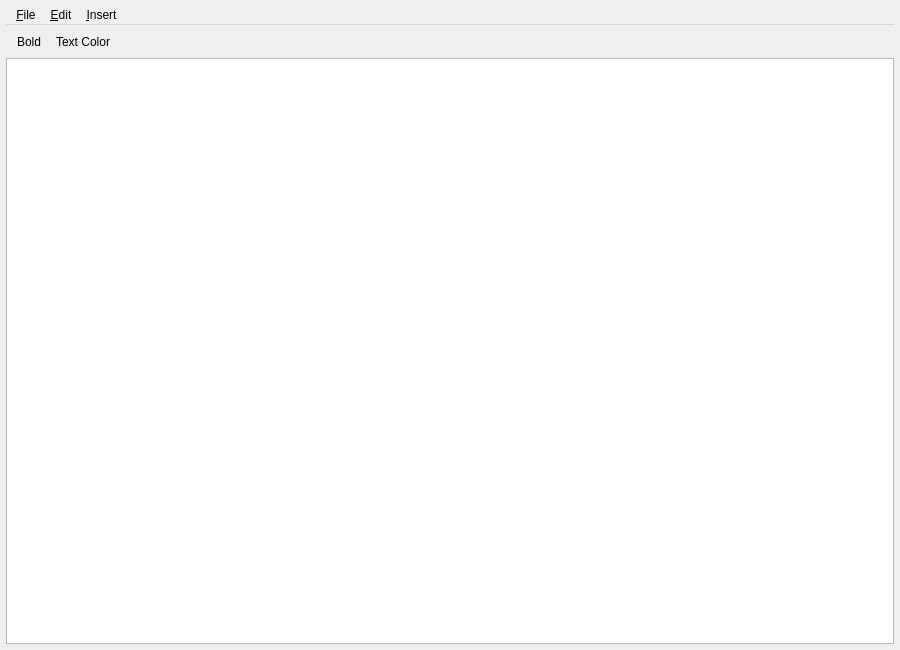
<?xml version="1.0" encoding="UTF-8"?>
<ui version="4.0">
 <class>HTMLDialog</class>
 <widget class="QDialog" name="HTMLDialog">
  <property name="geometry">
   <rect><x>0</x><y>0</y><width>900</width><height>650</height></rect>
  </property>
  <property name="windowTitle">
   <string>HTML Editor Dialog</string>
  </property>
  <layout class="QVBoxLayout" name="verticalLayout">
   <property name="spacing"><number>2</number></property>
   <property name="leftMargin"><number>6</number></property>
   <property name="topMargin"><number>6</number></property>
   <property name="rightMargin"><number>6</number></property>
   <property name="bottomMargin"><number>6</number></property>
   <item>
    <widget class="QMenuBar" name="menuBar">
     <property name="maximumSize">
      <size><width>16777215</width><height>25</height></size>
     </property>
     <widget class="QMenu" name="menuFile">
      <property name="title"><string>&amp;File</string></property>
      <addaction name="actionNew"/>
      <addaction name="actionOpen"/>
      <addaction name="actionSave"/>
      <addaction name="actionSaveAs"/>
     </widget>
     <widget class="QMenu" name="menuEdit">
      <property name="title"><string>&amp;Edit</string></property>
      <addaction name="actionCut"/>
      <addaction name="actionCopy"/>
      <addaction name="actionPaste"/>
      <addaction name="addSeparator"/>
      <addaction name="actionToggleWrap"/>
     </widget>
     <widget class="QMenu" name="menuInsert">
      <property name="title"><string>&amp;Insert</string></property>
      <addaction name="actionInsertLink"/>
      <addaction name="actionInsertImage"/>
      <addaction name="actionInsertDiv"/>
     </widget>
     <addaction name="menuFile"/>
     <addaction name="menuEdit"/>
     <addaction name="menuInsert"/>
    </widget>
   </item>
   <item>
    <widget class="QToolBar" name="formatToolBar">
     <property name="windowTitle"><string>Formatting Toolbar</string></property>
     <property name="movable"><bool>false</bool></property>
     <addaction name="actionBold"/>
     <addaction name="actionColor"/>
    </widget>
   </item>
   <item>
    <widget class="QTextEdit" name="editor">
     <property name="acceptRichText"><bool>true</bool></property>
    </widget>
   </item>
  </layout>
  <action name="actionNew">
   <property name="text"><string>&amp;New Document</string></property>
   <property name="shortcut"><string>Ctrl+N</string></property>
  </action>
  <action name="actionOpen">
   <property name="text"><string>&amp;Open File...</string></property>
   <property name="shortcut"><string>Ctrl+O</string></property>
  </action>
  <action name="actionSave">
   <property name="text"><string>&amp;Save</string></property>
   <property name="shortcut"><string>Ctrl+S</string></property>
  </action>
  <action name="actionSaveAs">
   <property name="text"><string>Save &amp;As...</string></property>
  </action>
  <action name="actionCut">
   <property name="text"><string>Cu&amp;t</string></property>
   <property name="shortcut"><string>Ctrl+X</string></property>
  </action>
  <action name="actionCopy">
   <property name="text"><string>&amp;Copy</string></property>
   <property name="shortcut"><string>Ctrl+C</string></property>
  </action>
  <action name="actionPaste">
   <property name="text"><string>&amp;Paste</string></property>
   <property name="shortcut"><string>Ctrl+V</string></property>
  </action>
  <action name="actionToggleWrap">
   <property name="text"><string>Word Wrap: ON</string></property>
  </action>
  <action name="actionBold">
   <property name="text"><string>Bold</string></property>
   <property name="shortcut"><string>Ctrl+B</string></property>
  </action>
  <action name="actionColor">
   <property name="text"><string>Text Color</string></property>
  </action>
  <action name="actionInsertLink">
   <property name="text"><string>Hyperlink...</string></property>
  </action>
  <action name="actionInsertImage">
   <property name="text"><string>Local Image...</string></property>
  </action>
  <action name="actionInsertDiv">
   <property name="text"><string>Division Container (Div)...</string></property>
  </action>
 </widget>
</ui>
